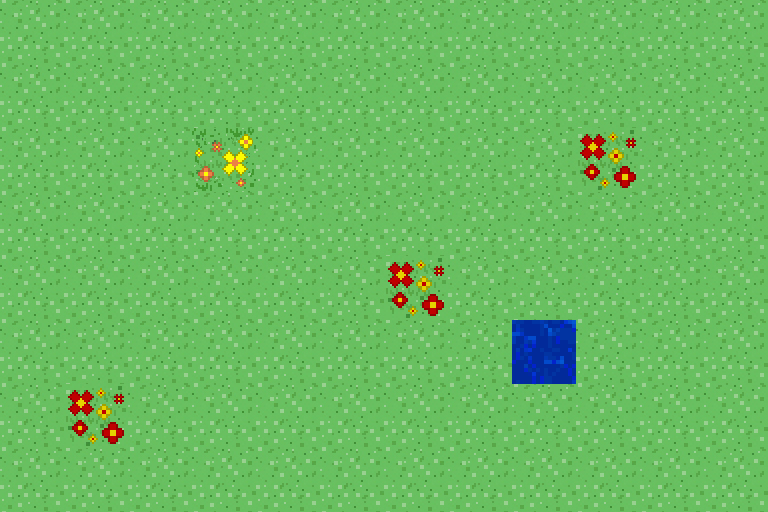

This is a level from a 2D game, rendered from its Tiled map with the project's own tilesets. A one-line summary and the complete map file follow:
An orthogonal 12x8 tile map with 64x64 px tiles, 1 tile layer (Tile Layer 1).

<map version="1.0" orientation="orthogonal" renderorder="right-down" width="12" height="8" tilewidth="64" tileheight="64" nextobjectid="1">
 <tileset firstgid="1" name="forest_tileset" tilewidth="64" tileheight="64" tilecount="144">
  <image source="forest_tileset.png" width="1024" height="576" />
 </tileset>
 <layer name="Tile Layer 1" width="12" height="8">
  <data encoding="csv">
3,3,3,3,3,3,3,3,3,3,3,3,
3,3,3,3,3,3,3,3,3,3,3,3,
3,3,3,113,3,3,3,3,3,97,3,3,
3,3,3,3,3,3,3,3,3,3,3,3,
3,3,3,3,3,3,97,3,3,3,3,3,
3,3,3,3,3,3,3,3,14,3,3,3,
3,97,3,3,3,3,3,3,3,3,3,3,
3,3,3,3,3,3,3,3,3,3,3,3
</data>
 </layer>
</map>
